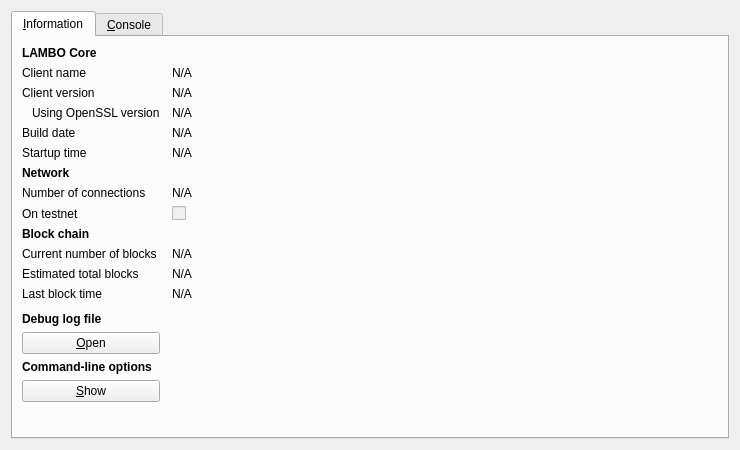
<?xml version="1.0" encoding="UTF-8"?>
<ui version="4.0">
 <class>RPCConsole</class>
 <widget class="QDialog" name="RPCConsole">
  <property name="geometry">
   <rect>
    <x>0</x>
    <y>0</y>
    <width>740</width>
    <height>450</height>
   </rect>
  </property>
  <property name="windowTitle">
   <string>LAMBO - Debug window</string>
  </property>
  <layout class="QVBoxLayout" name="verticalLayout_2">
   <item>
    <widget class="QTabWidget" name="tabWidget">
     <property name="currentIndex">
      <number>0</number>
     </property>
     <widget class="QWidget" name="tab_info">
      <attribute name="title">
       <string>&amp;Information</string>
      </attribute>
      <layout class="QGridLayout" name="gridLayout" columnstretch="0,1">
       <property name="horizontalSpacing">
        <number>12</number>
       </property>
       <item row="0" column="0">
        <widget class="QLabel" name="label_9">
         <property name="font">
          <font>
           <weight>75</weight>
           <bold>true</bold>
          </font>
         </property>
         <property name="text">
          <string>LAMBO Core</string>
         </property>
        </widget>
       </item>
       <item row="1" column="0">
        <widget class="QLabel" name="label_5">
         <property name="text">
          <string>Client name</string>
         </property>
        </widget>
       </item>
       <item row="1" column="1">
        <widget class="QLabel" name="clientName">
         <property name="cursor">
          <cursorShape>IBeamCursor</cursorShape>
         </property>
         <property name="text">
          <string>N/A</string>
         </property>
         <property name="textFormat">
          <enum>Qt::PlainText</enum>
         </property>
         <property name="textInteractionFlags">
          <set>Qt::LinksAccessibleByMouse|Qt::TextSelectableByKeyboard|Qt::TextSelectableByMouse</set>
         </property>
        </widget>
       </item>
       <item row="2" column="0">
        <widget class="QLabel" name="label_6">
         <property name="text">
          <string>Client version</string>
         </property>
        </widget>
       </item>
       <item row="2" column="1">
        <widget class="QLabel" name="clientVersion">
         <property name="cursor">
          <cursorShape>IBeamCursor</cursorShape>
         </property>
         <property name="text">
          <string>N/A</string>
         </property>
         <property name="textFormat">
          <enum>Qt::PlainText</enum>
         </property>
         <property name="textInteractionFlags">
          <set>Qt::LinksAccessibleByMouse|Qt::TextSelectableByKeyboard|Qt::TextSelectableByMouse</set>
         </property>
        </widget>
       </item>
       <item row="3" column="0">
        <widget class="QLabel" name="label_14">
         <property name="text">
          <string>Using OpenSSL version</string>
         </property>
         <property name="indent">
          <number>10</number>
         </property>
        </widget>
       </item>
       <item row="3" column="1">
        <widget class="QLabel" name="openSSLVersion">
         <property name="cursor">
          <cursorShape>IBeamCursor</cursorShape>
         </property>
         <property name="text">
          <string>N/A</string>
         </property>
         <property name="textFormat">
          <enum>Qt::PlainText</enum>
         </property>
         <property name="textInteractionFlags">
          <set>Qt::LinksAccessibleByMouse|Qt::TextSelectableByKeyboard|Qt::TextSelectableByMouse</set>
         </property>
        </widget>
       </item>
       <item row="4" column="0">
        <widget class="QLabel" name="label_12">
         <property name="text">
          <string>Build date</string>
         </property>
        </widget>
       </item>
       <item row="4" column="1">
        <widget class="QLabel" name="buildDate">
         <property name="cursor">
          <cursorShape>IBeamCursor</cursorShape>
         </property>
         <property name="text">
          <string>N/A</string>
         </property>
         <property name="textFormat">
          <enum>Qt::PlainText</enum>
         </property>
         <property name="textInteractionFlags">
          <set>Qt::LinksAccessibleByMouse|Qt::TextSelectableByKeyboard|Qt::TextSelectableByMouse</set>
         </property>
        </widget>
       </item>
       <item row="5" column="0">
        <widget class="QLabel" name="label_13">
         <property name="text">
          <string>Startup time</string>
         </property>
        </widget>
       </item>
       <item row="5" column="1">
        <widget class="QLabel" name="startupTime">
         <property name="cursor">
          <cursorShape>IBeamCursor</cursorShape>
         </property>
         <property name="text">
          <string>N/A</string>
         </property>
         <property name="textFormat">
          <enum>Qt::PlainText</enum>
         </property>
         <property name="textInteractionFlags">
          <set>Qt::LinksAccessibleByMouse|Qt::TextSelectableByKeyboard|Qt::TextSelectableByMouse</set>
         </property>
        </widget>
       </item>
       <item row="6" column="0">
        <widget class="QLabel" name="label_11">
         <property name="font">
          <font>
           <weight>75</weight>
           <bold>true</bold>
          </font>
         </property>
         <property name="text">
          <string>Network</string>
         </property>
        </widget>
       </item>
       <item row="7" column="0">
        <widget class="QLabel" name="label_7">
         <property name="text">
          <string>Number of connections</string>
         </property>
        </widget>
       </item>
       <item row="7" column="1">
        <widget class="QLabel" name="numberOfConnections">
         <property name="cursor">
          <cursorShape>IBeamCursor</cursorShape>
         </property>
         <property name="text">
          <string>N/A</string>
         </property>
         <property name="textFormat">
          <enum>Qt::PlainText</enum>
         </property>
         <property name="textInteractionFlags">
          <set>Qt::LinksAccessibleByMouse|Qt::TextSelectableByKeyboard|Qt::TextSelectableByMouse</set>
         </property>
        </widget>
       </item>
       <item row="8" column="0">
        <widget class="QLabel" name="label_8">
         <property name="text">
          <string>On testnet</string>
         </property>
        </widget>
       </item>
       <item row="8" column="1">
        <widget class="QCheckBox" name="isTestNet">
         <property name="enabled">
          <bool>false</bool>
         </property>
         <property name="text">
          <string/>
         </property>
        </widget>
       </item>
       <item row="9" column="0">
        <widget class="QLabel" name="label_10">
         <property name="font">
          <font>
           <weight>75</weight>
           <bold>true</bold>
          </font>
         </property>
         <property name="text">
          <string>Block chain</string>
         </property>
        </widget>
       </item>
       <item row="10" column="0">
        <widget class="QLabel" name="label_3">
         <property name="text">
          <string>Current number of blocks</string>
         </property>
        </widget>
       </item>
       <item row="10" column="1">
        <widget class="QLabel" name="numberOfBlocks">
         <property name="cursor">
          <cursorShape>IBeamCursor</cursorShape>
         </property>
         <property name="text">
          <string>N/A</string>
         </property>
         <property name="textFormat">
          <enum>Qt::PlainText</enum>
         </property>
         <property name="textInteractionFlags">
          <set>Qt::LinksAccessibleByMouse|Qt::TextSelectableByKeyboard|Qt::TextSelectableByMouse</set>
         </property>
        </widget>
       </item>
       <item row="11" column="0">
        <widget class="QLabel" name="label_4">
         <property name="text">
          <string>Estimated total blocks</string>
         </property>
        </widget>
       </item>
       <item row="11" column="1">
        <widget class="QLabel" name="totalBlocks">
         <property name="cursor">
          <cursorShape>IBeamCursor</cursorShape>
         </property>
         <property name="text">
          <string>N/A</string>
         </property>
         <property name="textFormat">
          <enum>Qt::PlainText</enum>
         </property>
         <property name="textInteractionFlags">
          <set>Qt::LinksAccessibleByMouse|Qt::TextSelectableByKeyboard|Qt::TextSelectableByMouse</set>
         </property>
        </widget>
       </item>
       <item row="12" column="0">
        <widget class="QLabel" name="label_2">
         <property name="text">
          <string>Last block time</string>
         </property>
        </widget>
       </item>
       <item row="12" column="1">
        <widget class="QLabel" name="lastBlockTime">
         <property name="cursor">
          <cursorShape>IBeamCursor</cursorShape>
         </property>
         <property name="text">
          <string>N/A</string>
         </property>
         <property name="textFormat">
          <enum>Qt::PlainText</enum>
         </property>
         <property name="textInteractionFlags">
          <set>Qt::LinksAccessibleByMouse|Qt::TextSelectableByKeyboard|Qt::TextSelectableByMouse</set>
         </property>
        </widget>
       </item>
       <item row="13" column="0">
        <spacer name="verticalSpacer_2">
         <property name="orientation">
          <enum>Qt::Vertical</enum>
         </property>
         <property name="sizeHint" stdset="0">
          <size>
           <width>20</width>
           <height>20</height>
          </size>
         </property>
        </spacer>
       </item>
       <item row="14" column="0">
        <widget class="QLabel" name="labelDebugLogfile">
         <property name="font">
          <font>
           <weight>75</weight>
           <bold>true</bold>
          </font>
         </property>
         <property name="text">
          <string>Debug log file</string>
         </property>
        </widget>
       </item>
       <item row="15" column="0">
        <widget class="QPushButton" name="openDebugLogfileButton">
         <property name="toolTip">
          <string>Open the LAMBO debug log file from the current data directory. This can take a few seconds for large log files.</string>
         </property>
         <property name="text">
          <string>&amp;Open</string>
         </property>
         <property name="autoDefault">
          <bool>false</bool>
         </property>
        </widget>
       </item>
       <item row="16" column="0">
        <widget class="QLabel" name="labelCLOptions">
         <property name="font">
          <font>
           <weight>75</weight>
           <bold>true</bold>
          </font>
         </property>
         <property name="text">
          <string>Command-line options</string>
         </property>
        </widget>
       </item>
       <item row="17" column="0">
        <widget class="QPushButton" name="showCLOptionsButton">
         <property name="toolTip">
          <string>Show the LAMBO-Qt help message to get a list with possible LAMBO command-line options.</string>
         </property>
         <property name="text">
          <string>&amp;Show</string>
         </property>
         <property name="autoDefault">
          <bool>false</bool>
         </property>
        </widget>
       </item>
       <item row="18" column="0">
        <spacer name="verticalSpacer">
         <property name="orientation">
          <enum>Qt::Vertical</enum>
         </property>
         <property name="sizeHint" stdset="0">
          <size>
           <width>20</width>
           <height>40</height>
          </size>
         </property>
        </spacer>
       </item>
      </layout>
     </widget>
     <widget class="QWidget" name="tab_console">
      <attribute name="title">
       <string>&amp;Console</string>
      </attribute>
      <layout class="QVBoxLayout" name="verticalLayout_3">
       <property name="spacing">
        <number>3</number>
       </property>
       <item>
        <widget class="QTextEdit" name="messagesWidget">
         <property name="minimumSize">
          <size>
           <width>0</width>
           <height>100</height>
          </size>
         </property>
         <property name="readOnly">
          <bool>true</bool>
         </property>
         <property name="tabKeyNavigation" stdset="0">
          <bool>false</bool>
         </property>
         <property name="columnCount" stdset="0">
          <number>2</number>
         </property>
        </widget>
       </item>
       <item>
        <layout class="QHBoxLayout" name="horizontalLayout">
         <property name="spacing">
          <number>3</number>
         </property>
         <item>
          <widget class="QLabel" name="label">
           <property name="text">
            <string notr="true">&gt;</string>
           </property>
          </widget>
         </item>
         <item>
          <widget class="QLineEdit" name="lineEdit"/>
         </item>
         <item>
          <widget class="QPushButton" name="clearButton">
           <property name="maximumSize">
            <size>
             <width>24</width>
             <height>24</height>
            </size>
           </property>
           <property name="toolTip">
            <string>Clear console</string>
           </property>
           <property name="text">
            <string/>
           </property>
           <property name="icon">
            <iconset resource="../bitcoin.qrc">
             <normaloff>:/icons/remove</normaloff>:/icons/remove</iconset>
           </property>
           <property name="shortcut">
            <string notr="true">Ctrl+L</string>
           </property>
           <property name="autoDefault">
            <bool>false</bool>
           </property>
          </widget>
         </item>
        </layout>
       </item>
      </layout>
     </widget>
    </widget>
   </item>
  </layout>
 </widget>
 <resources>
  <include location="../bitcoin.qrc"/>
 </resources>
 <connections/>
</ui>
